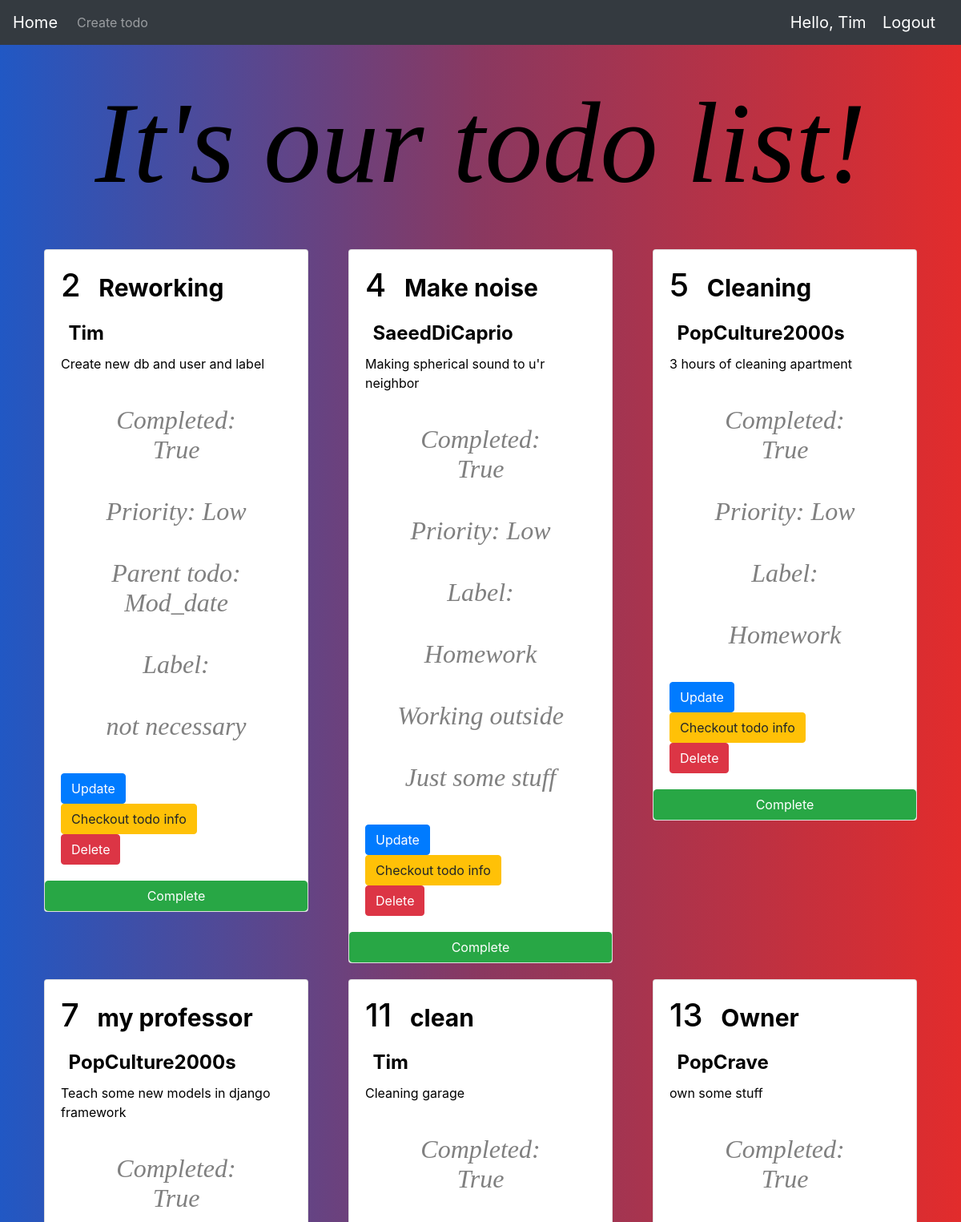
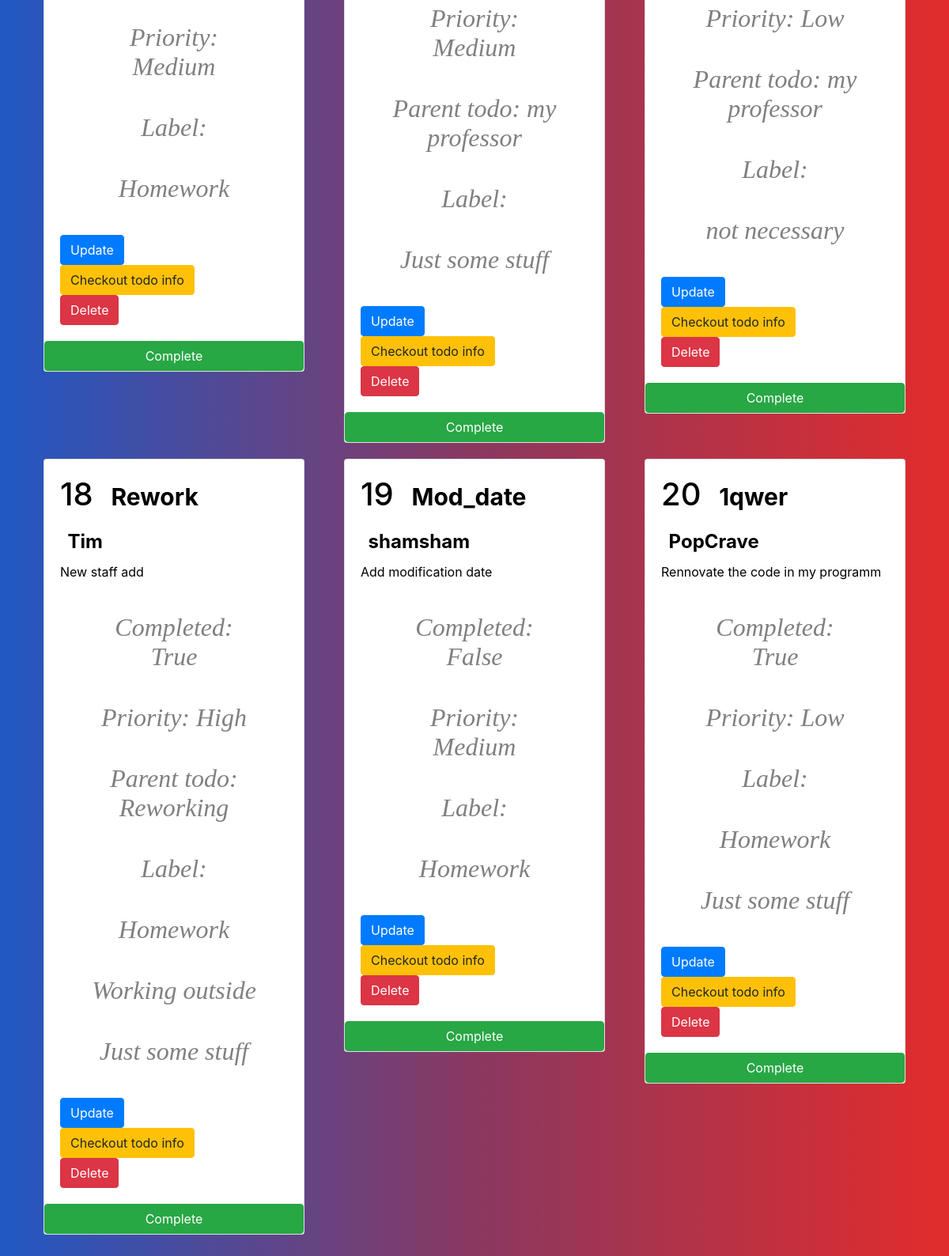
The page /todos/ (signed in) on the database its author committed (2 pictures, top to bottom).
### todos/models.py (models this page shows, shortened)
class Todo(models.Model):
    name = models.CharField(max_length=128)
    description = models.CharField(max_length=255)
    user = models.ForeignKey(User, on_delete=models.CASCADE, related_name="todos")
    parent_todo = models.ForeignKey('Todo', null=True, blank=True, on_delete=models.CASCADE, related_name='todos')
    completed = models.BooleanField(default=False)
    mod_date = models.DateField(default=date.today)
    priority = models.ForeignKey(Priority, on_delete=models.CASCADE, null=False)
    label = models.ManyToManyField('Label', blank=True, null=True)
    def __str__(self):
        return self.name

class Priority(models.Model):
    priority_choise = (
        ("Low", "Low"),
        ("Medium", "Medium"),
        ("High", "High"),
    )
    value = models.CharField(max_length=20, choices=priority_choise)

class Label(models.Model):
    name = models.CharField(max_length=100)
    def __str__(self):
        return self.name

### todos/views/todos.py (the view)
# urls.py: path('todos/', include('todos.urls.todos')),
def todos(request):
    log_once_day()
    if request.method == "GET":
        return render(request, 'todos.html', {'todos': Todo.objects.all()})

### todos/tasks.py (called while the page is built)
@app.task
def log_once_day():
    _dict = {}
    for user in User.objects.all():
        _dict[user.username] = []
        for todo in user.todos.all():
            if todo.mod_date == (date.today() - timedelta(days=1)):
                _dict[user.username].append(todo.name)
        if not _dict[user.username]:
            del (_dict[user.username])
        else:
            with open(f"logs/{user.id}+{date.today()}.txt", 'w') as out:
                for val in _dict[user.username]:
                    out.write(f"{val}\n")

### todos/templates/todos.html
{% extends "base.html" %}
{% block content %}
    {% for todo in todos %}
        {% include "includes/todo.html" %}
    {% endfor %}
{% endblock %}

### todos/templates/base.html (shortened to what this page needs)
<!DOCTYPE html>
<html lang="en">
<head>
    {% load static %}
    <link rel="stylesheet"  href="{% static 'css/styles.css' %}">
    <link rel="stylesheet" href="https://cdn.jsdelivr.net/npm/bootstrap@4.0.0/dist/css/bootstrap.min.css">
</head>
<body class="body-style">
    <nav class="navbar navbar-expand-lg navbar-dark bg-dark">
      <div class="collapse navbar-collapse" id="navbarTogglerDemo01">
        <a class="navbar-brand" href="{% url 'todos' %}">Home</a>
        <ul class="navbar-nav mr-auto mt-2 mt-lg-0">
            <li class="nav-item">
                <a class="nav-link" href="{% url 'create_todo' %}">Create todo</a>
            </li>
        </ul>
        {% if request.user.is_authenticated %}
        <ul class="nav justify-content-end">
            <li class="nav-item">
                <a class="navbar-brand" href="{% url 'user_login' %}">Hello, {{user.username}}</a> <a class="navbar-brand" href="{% url 'user_logout' %}" >Logout</a>
            </li>
          </ul>
        {% else %}
          <ul class="nav justify-content-end">
            <li class="nav-item">
                <a class="navbar-brand" href="{% url 'user_register' %}">Register</a> <a class="navbar-brand" href="{% url 'user_login' %}" >Login</a>
            </li>
          </ul>
        {% endif %}
      </div>
    </nav>
    <h1 class="header-style">It's our todo list!</h1>
    <div class="container">
        <div class="row content">
        {% block content %}{% endblock %}
        </div>
    </div>
</body>
</html>

### todos/templates/includes/todo.html
<div class="col">
    <div class="card post-card todo-style">
        <div class="card-body">
            <h1 class="card-title">{{todo.id}}
                <span class="badge text-bg-info">{{todo.name}}</span>
            </h1>
            <h2>
                <span class="badge text-bg-secondary">{{todo.user}}</span>
            </h2>
            <p class="card-text">{{todo.description}}</p>
            <p class="card-text true-false" data-todo-id="{{todo.id}}">Completed: {{todo.completed}}</p>
            <p class="card-text true-false">Priority: {{todo.priority.value}}</p>
            {% if todo.parent_todo %}
                <p class="card-text true-false">Parent todo: {{todo.parent_todo}}</p>
            {% endif %}
            {% if todo.label.all %}
                <p class="card-text true-false">Label: </p>
                {% for lab in todo.label.all %}
                    <p class="card-text true-false">{{lab}}</p>
                {% endfor %}
            {% endif %}
            <form action="update/{{todo.id}}">
                <button class="btn btn-primary">Update</button>
            </form>
            <form action="{{todo.id}}">
                <button class="btn btn-warning">Checkout todo info</button>
            </form>
             <form action="delete/{{todo.id}}" method="POST">
                <button class="btn btn-danger">Delete</button>
            </form>
        </div>
        <a href="{% url 'complete_todo' todo_id=todo.id %}" class="btn btn-success">Complete</a>
    </div>
</div>

### todos/static/css/styles.css (style rules this page uses)
.header-style { color: black; text-align:center; font: italic 9em "Fira Sans", serif; margin: 40px }
.true-false { color: grey; text-align:center; font: italic 2em "Fira Sans", serif; margin: 40px }
.content { margin: 30px; }
.todo-style { color: black; margin: 10px }
.body-style { background: -webkit-linear-gradient(90deg, #2158c4,#8a3860,#e22c2c); background: linear-gradient(90deg, #2158c4,#8a3860,#e22c2c); }

### rows shown on the page
Todo: id "2", name "Reworking", user "Tim", description "Create new db and user and label", completed "True", priority.value "Low", parent_todo "Mod_date"
Label: name "not necessary"
Todo: id "4", name "Make noise", user "SaeedDiCaprio", description "Making spherical sound to u'r neighbor", completed "True", priority.value "Low"
Label: name "Homework"
Label: name "Working outside"
Label: name "Just some stuff"
Todo: id "5", name "Cleaning", user "PopCulture2000s", description "3 hours of cleaning apartment", completed "True", priority.value "Low"
Todo: id "7", name "my professor", user "PopCulture2000s", description "Teach some new models in django framework", completed "True", priority.value "Medium"
Todo: id "11", name "clean", user "Tim", description "Cleaning garage", completed "True", priority.value "Medium", parent_todo "my professor"
Todo: id "13", name "Owner", user "PopCrave", description "own some stuff", completed "True", priority.value "Low", parent_todo "my professor"
Todo: id "18", name "Rework", user "Tim", description "New staff add", completed "True", priority.value "High", parent_todo "Reworking"
Todo: id "19", name "Mod_date", user "shamsham", description "Add modification date", completed "False", priority.value "Medium"
Todo: id "20", name "1qwer", user "PopCrave", description "Rennovate the code in my programm", completed "True", priority.value "Low"

### other values the page prints
{{ user.username }} "Tim"
